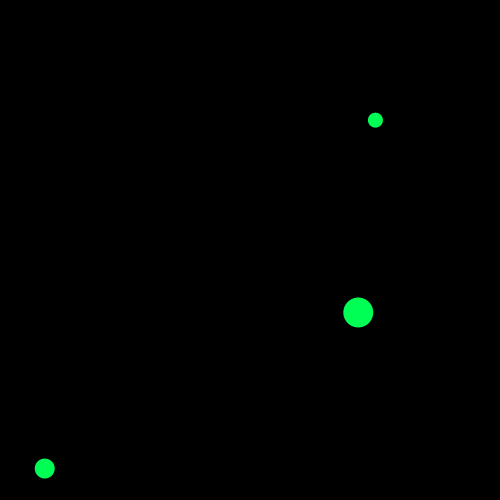
Frame 1 (no input)
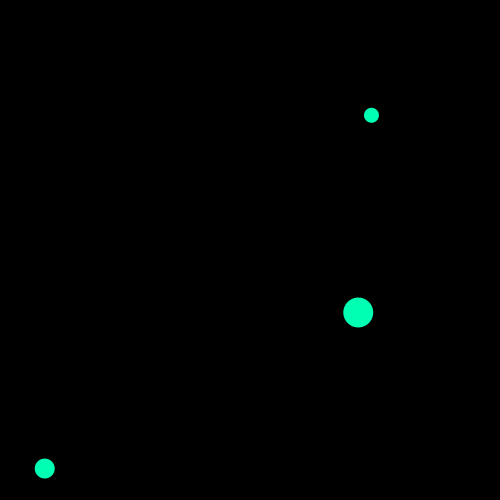
Frame 60 (the mouse pressed at the canvas centre just before this capture)
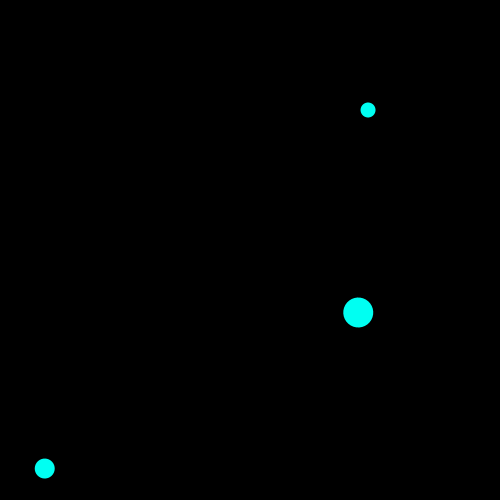
Frame 120 (the mouse held since frame 60 and released just before this capture)

The Processing sketch that drew these frames (run headless with seeded random() and noise(); from frame 60 on, the mouse is pressed at the canvas centre):

// Processing sketch: processing_122574
// ── processing_122574.pde

float counter=0;

void setup(){
size(500,500);

// background(255);

if(hour()>6 && hour()<=19) {
background(255); 
}

}
void draw() {

noStroke();
fill(200);
ellipse(width/2,height/2,300,300);
fill(200);
noStroke();
ellipse(420,80,140,140);
ellipse(80,420,140,140);
if (hour()>= 20 && hour()<= 23) {
background(0);}
if(hour()>=1 && hour()<=6){
background(0);}

float sec = map(second(),0,60,0,360);
float min = map(minute(),0,60,0,360);
float std = map(hour(),0,12,0,360);


if(hour()>6 && hour()<=19) {
fill(100); 
}


colorMode(HSB,360,100,100);
float h = map(sin(counter),-1,1,100,180);
if (hour()>= 20 && hour()<= 23) {
//background(0);
fill(h,100,100);
//stroke(h,100,100);
counter+=0.01;
}
if(hour()>=1 && hour()<=6){
fill(h,100,100); 
counter+= 0.01;}
//stundenzeiger
translate(width/2,height/2);

pushMatrix();
noStroke();
rotate(radians(std));
translate(0,-125);
//fill(255);
ellipse(0,0,30,30);

popMatrix();
resetMatrix();

//sekundennzeiger


pushMatrix();
translate(420,80);
//noFill();
strokeWeight(5);
//stroke(100);
//ellipse(0,0,120,120);
//fill(255);
noStroke();
rotate(radians(sec));
translate(0,-60);
ellipse(0,0,15,15);
popMatrix();

//minutenanzeige
pushMatrix();
translate(80,420);
//fill(255);
//noFill();
strokeWeight(5);
//stroke(100);
//ellipse(0,0,120,120);
//fill(255);
noStroke();
rotate(radians(min));
translate(0,-60);
ellipse(0,0,20,20);
popMatrix();








}
